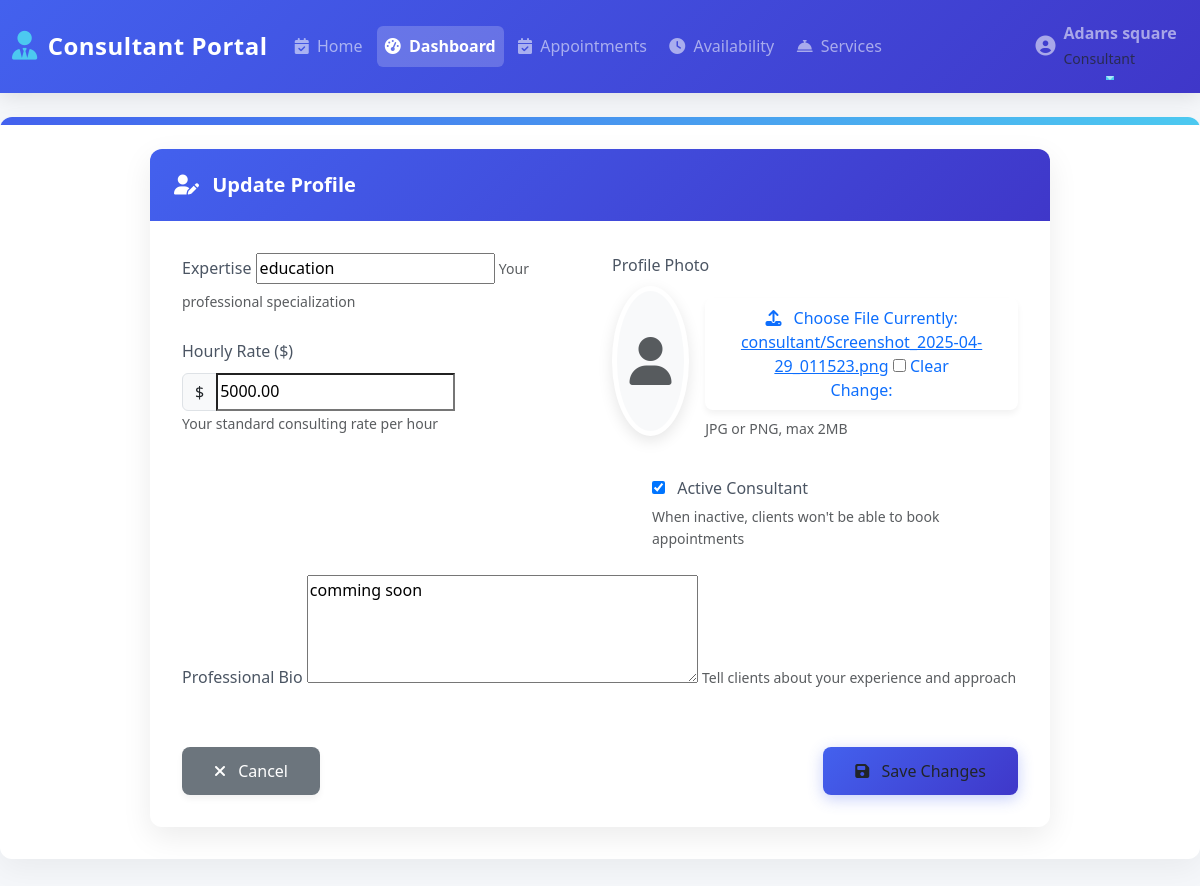
Page /consultant/profile/update/ (signed in) on the committed database.
### assist/models.py (models this page shows, shortened)
class Consultant(models.Model):
    user = models.OneToOneField(
        User, on_delete=models.CASCADE, related_name="consultant_profile"
    )
    expertise = models.CharField(max_length=255)
    bio = models.TextField()
    hourly_rate = models.DecimalField(max_digits=8, decimal_places=2)
    is_active = models.BooleanField(default=True)
    photo = models.ImageField(upload_to="consultant/", null=True, blank=True)

### assist/views.py (the view)
@login_required
def update_profile(request):
    if not hasattr(request.user, "consultant_profile"):
        return redirect("access_denied")
    consultant = request.user.consultant_profile
    if request.method == "POST":
        form = ConsultantProfileForm(request.POST, request.FILES, instance=consultant)
        if form.is_valid():
            form.save()
            messages.success(request, "Your profile has been updated successfully!")
            return redirect("consultant_profile")
    else:
        form = ConsultantProfileForm(instance=consultant)
    return render(request, "consultant/update_profile.html", {"form": form})

### assist/forms.py
class ConsultantProfileForm(forms.ModelForm):
    class Meta:
        model = Consultant
        fields = ["expertise", "bio", "hourly_rate", "photo", "is_active"]
        widgets = {
            "bio": forms.Textarea(attrs={"rows": 4}),
        }

### assist/context_processors.py (called while the page is built)
def unread_notifications(request):
    unread_count = 0
    if request.user.is_authenticated:
        unread_count = request.user.notifications.filter(read=False).count()
    return {"unread_count": unread_count}

### assist/templates/consultant/update_profile.html (shortened to what this page needs)
{% extends 'consultant/base.html' %}
{% block content %}
<div class="profile-update-container">
    <div class="profile-form-card">
        <div class="profile-form-header">
            <h5>
                <i class="fas fa-user-edit me-2"></i>
                Update Profile
            </h5>
        </div>
        <div class="profile-form-body">
            <form method="post" enctype="multipart/form-data">
                <div class="row">
                    <div class="col-md-6">
                        <div class="mb-4">
                            <label for="id_expertise" class="form-label">Expertise</label>
                            {{ form.expertise }}
                            <small class="text-muted">Your professional specialization</small>
                        </div>
                        <div class="mb-4">
                            <label for="id_hourly_rate" class="form-label">Hourly Rate ($)</label>
                            <div class="input-group">
                                <span class="input-group-text">$</span>
                                {{ form.hourly_rate }}
                            </div>
                            <small class="text-muted">Your standard consulting rate per hour</small>
                        </div>
                    </div>
                    <div class="col-md-6">
                        <div class="photo-upload mb-4">
                            <label class="form-label">Profile Photo</label>
                            <div class="d-flex align-items-center">
                                {% if consultant.photo %}
                                    <img src="{{ consultant.photo.url }}" class="photo-preview" id="photoPreview">
                                {% else %}
                                    <div class="photo-preview bg-light d-flex align-items-center justify-content-center">
                                        <i class="fas fa-user fa-3x text-muted"></i>
                                    </div>
                                {% endif %}
                                <div class="ms-3">
                                    <label class="btn btn-outline-primary photo-upload-btn">
                                        <i class="fas fa-upload me-2"></i> Choose File
                                        {{ form.photo }}
                                    </label>
                                    <small class="d-block text-muted mt-2">JPG or PNG, max 2MB</small>
                                </div>
                            </div>
                        </div>
                        <div class="mb-4 form-check form-switch">
                            {{ form.is_active }}
                            <label class="form-check-label" for="id_is_active">Active Consultant</label>
                            <small class="d-block text-muted mt-1">When inactive, clients won't be able to book appointments</small>
                        </div>
                    </div>
                </div>
                <div class="mb-4">
                    <label for="id_bio" class="form-label">Professional Bio</label>
                    {{ form.bio }}
                    <small class="text-muted">Tell clients about your experience and approach</small>
                </div>
                <div class="d-flex justify-content-between align-items-center mt-5">
                    <a href="{% url 'consultant_profile' %}" class="btn btn-cancel btn-secondary">
                        <i class="fas fa-times me-2"></i> Cancel
                    </a>
                    <button type="submit" class="btn btn-save">
                        <i class="fas fa-save me-2"></i> Save Changes
                    </button>
                </div>
            </form>
        </div>
    </div>
</div>
{% endblock %}

### assist/templates/consultant/base.html (shortened to what this page needs)
<!DOCTYPE html>
<html lang="en">
<head>
    <link href="https://cdn.jsdelivr.net/npm/bootstrap@5.3.0/dist/css/bootstrap.min.css" rel="stylesheet">
    <link rel="stylesheet" href="https://cdnjs.cloudflare.com/ajax/libs/font-awesome/6.4.0/css/all.min.css">
</head>
<body>
    <nav class="navbar navbar-expand-lg navbar-dark">
        <div class="container-fluid">
            <a class="navbar-brand" href="{% url 'consultant_dashboard' %}">
                <i class="fas fa-user-tie"></i>
                Consultant Portal
            </a>
            <div class="collapse navbar-collapse" id="navbarNav">
                <ul class="navbar-nav me-auto">
                    <li class="nav-item">
                        <a class="nav-link" href="{% url 'home' %}">
                            <i class="fas fa-calendar-check me-1"></i>
                            Home
                        </a>
                    </li>
                    <li class="nav-item">
                        <a class="nav-link active" href="{% url 'consultant_dashboard' %}">
                            <i class="fas fa-tachometer-alt me-1"></i>
                            Dashboard
                        </a>
                    </li>
                    <li class="nav-item">
                        <a class="nav-link" href="{% url 'consultant_appointments' %}">
                            <i class="fas fa-calendar-check me-1"></i>
                            Appointments
                        </a>
                    </li>
                    <li class="nav-item">
                        <a class="nav-link" href="{% url 'consultant_availability' %}">
                            <i class="fas fa-clock me-1"></i>
                            Availability
                        </a>
                    </li>
                    <li class="nav-item">
                        <a class="nav-link" href="{% url 'consultant_services' %}">
                            <i class="fas fa-concierge-bell me-1"></i>
                            Services
                        </a>
                    </li>
                </ul>
                <ul class="navbar-nav">
                    <li class="nav-item dropdown">
                        <a class="nav-link dropdown-toggle d-flex align-items-center" href="#" id="navbarDropdown" role="button" data-bs-toggle="dropdown">
                            <div class="avatar me-2">
                                <i class="fas fa-user-circle fa-lg"></i>
                            </div>
                            <div>
                                <div class="fw-bold">{{ request.user.get_full_name }}</div>
                                <small class="text-muted">Consultant</small>
                            </div>
                        </a>
                    </li>
                </ul>
            </div>
        </div>
    </nav>
    <div class="container mt-4 fade-in">
        {% block content %}{% endblock %}
    </div>
</body>
</html>

### assist/templates/consultant/base.html (style rules this page uses)
:root { --primary-color: #4361ee; --secondary-color: #3f37c9; --accent-color: #4cc9f0; --light-color: #f8f9fa; --dark-color: #212529; --success-color: #4bb543; --warning-color: #ffcc00; --danger-color: #ff3333; --sidebar-width: 280px; }
body { font-family: 'Segoe UI', Tahoma, Geneva, Verdana, sans-serif; background-color: #f5f7fa; color: #333; line-height: 1.6; overflow-x: hidden; }
.navbar { background: linear-gradient(135deg, var(--primary-color), var(--secondary-color)); box-shadow: 0 4px 20px rgba(0, 0, 0, 0.1); padding: 0.8rem 0; }
.navbar-brand { font-weight: 700; font-size: 1.5rem; letter-spacing: 0.5px; display: flex; align-items: center; }
.navbar-brand i { margin-right: 10px; font-size: 1.8rem; color: var(--accent-color); }
.nav-link { font-weight: 500; padding: 0.5rem 1rem; margin: 0 0.2rem; border-radius: 6px; transition: all 0.3s ease; position: relative; }
.nav-link.active { background-color: rgba(255, 255, 255, 0.2); font-weight: 600; }
.nav-link::after { content: ''; position: absolute; bottom: 0; left: 50%; transform: translateX(-50%); width: 0; height: 2px; background-color: var(--accent-color); transition: width 0.3s ease; }
.container { max-width: 1400px; padding: 2rem; background-color: white; border-radius: 12px; box-shadow: 0 10px 30px rgba(0, 0, 0, 0.05); margin-top: 2rem; margin-bottom: 2rem; position: relative; overflow: hidden; }
.container::before { content: ''; position: absolute; top: 0; left: 0; width: 100%; height: 8px; background: linear-gradient(90deg, var(--primary-color), var(--accent-color)); }
.btn { border-radius: 8px; padding: 0.5rem 1.25rem; font-weight: 500; transition: all 0.3s ease; border: none; box-shadow: 0 4px 6px rgba(0, 0, 0, 0.05); }
.fade-in { animation: fadeIn 0.5s ease forwards; }

### assist/templates/consultant/update_profile.html (style rules this page uses)
.profile-update-container { max-width: 900px; margin: 0 auto; }
.profile-form-card { border-radius: 12px; border: none; box-shadow: 0 10px 30px rgba(0, 0, 0, 0.08); overflow: hidden; }
.profile-form-header { background: linear-gradient(135deg, var(--primary-color), var(--secondary-color)); color: white; padding: 1.5rem; }
.profile-form-header h5 { font-weight: 600; margin: 0; }
.profile-form-body { padding: 2rem; }
.form-label { font-weight: 500; color: #4b5563; margin-bottom: 0.5rem; }
.photo-upload { position: relative; margin-bottom: 1.5rem; }
.photo-preview { width: 150px; height: 150px; border-radius: 50%; object-fit: cover; border: 5px solid white; box-shadow: 0 5px 15px rgba(0, 0, 0, 0.1); display: block; margin-bottom: 1rem; }
.photo-upload-btn { position: relative; overflow: hidden; display: inline-block; }
.form-check-label { margin-left: 0.5rem; color: #4b5563; }
.btn-save { background: linear-gradient(135deg, var(--primary-color), var(--secondary-color)); border: none; padding: 0.75rem 2rem; font-weight: 500; transition: all 0.3s ease; box-shadow: 0 4px 15px rgba(67, 97, 238, 0.3); }
.btn-cancel { border-radius: 8px; padding: 0.75rem 2rem; font-weight: 500; }

### rows in the picture
Consultant: expertise "education", hourly_rate "5000.00", is_active "☑", bio "comming soon"

### other values in the picture
{{ request.user.get_full_name }} "Adams square"
